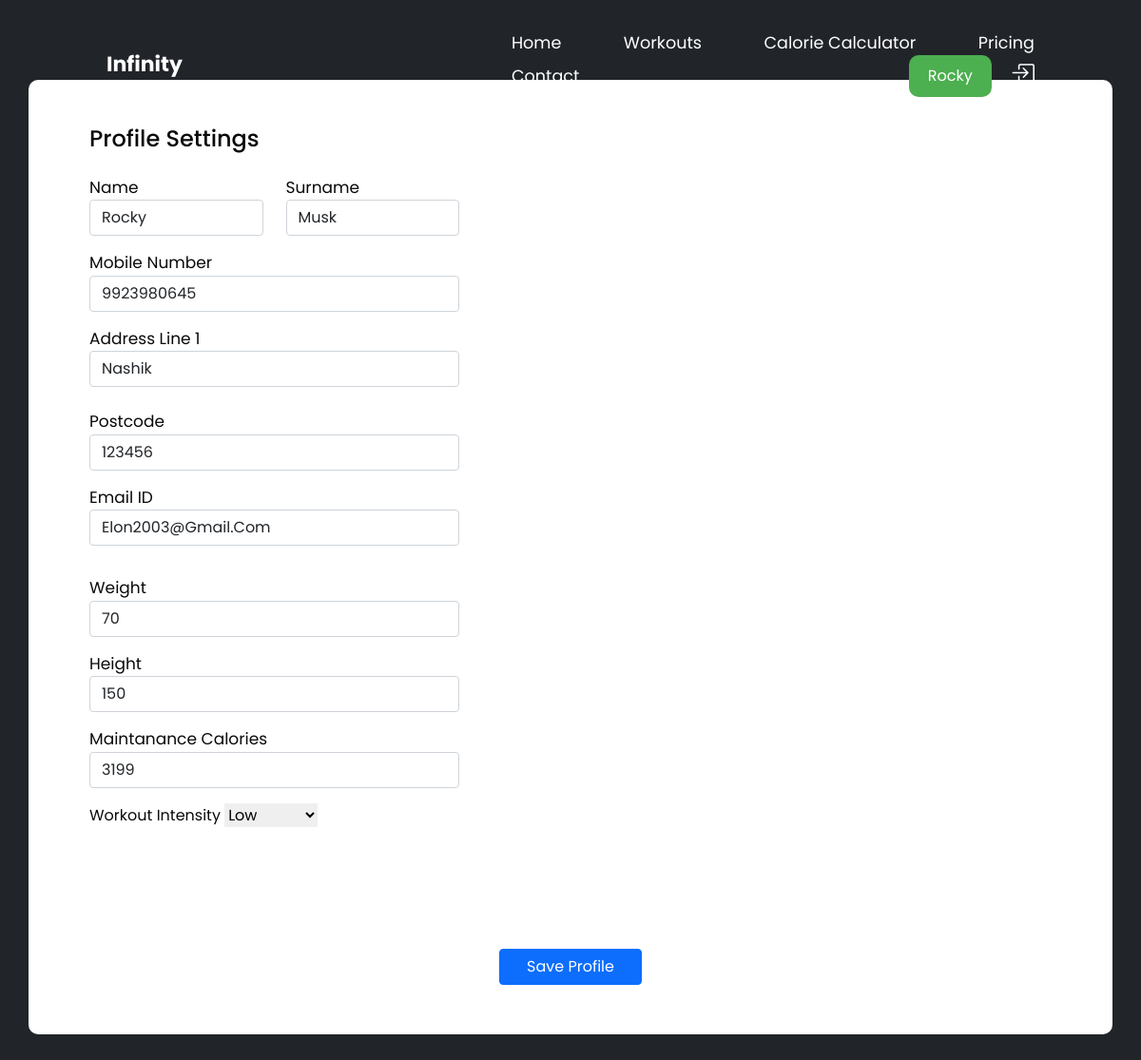
Screenshot of /profile (signed in) with the database file from the repository.
### Website/models.py (models this page shows)
class User(db.Model, UserMixin):
    __tablename__ = 'user'
    id = db.Column(db.Integer, primary_key=True)
    email = db.Column(db.String(150), unique=True, nullable=False)
    password = db.Column(db.String(100), nullable=False)
    First_name = db.Column(db.String(150), nullable=False)
    role=db.Column(db.String(10),nullable=False)

class UserInformation(db.Model, UserMixin):
    user_id = db.Column(db.Integer, db.ForeignKey('user.id'), nullable=False, unique=True, primary_key=True)
    user = db.relationship('User', backref=db.backref('user_information', lazy=True))
    First_Name = db.Column(db.String(30), nullable=False)
    Last_Name = db.Column(db.String(30), nullable=False)
    Email = db.Column(db.String(50), unique=True, nullable=False)
    Mobile=db.Column(db.Integer,unique=True,nullable=False)
    Address = db.Column(db.String(120), nullable=True)
    Postcode = db.Column(db.Integer, nullable=True)
    Weight = db.Column(db.Integer, nullable=False)
    Height = db.Column(db.Integer, nullable=False)
    M_calories = db.Column(db.Integer, nullable=False)
    Intensity = db.Column(db.String(10), nullable=True)

### Website/auth.py (the view, shortened to what this page needs)
@auth.route("/profile", methods=["GET", "POST"])
@login_required
def profile():
    check=UserInformation.query.filter_by(user_id=current_user.id).first()
    return render_template("profile.html", user=current_user,user_info=check)

### Website/__init__.py (called while the page is built)
def create_app():
    app = Flask(__name__)
    app.config["SECRET_KEY"] = "asr234dscx"
    app.config["SQLALCHEMY_DATABASE_URI"] = f"sqlite:///{DB_NAME}"
    app.config["SESSION_PERMANENT"] = False
    app.config["SESSION_TYPE"] = "filesystem"
    Session(app)
    db.init_app(app)
    from .views import views
    from .auth import auth
    app.register_blueprint(views, url_prefix="/")
    app.register_blueprint(auth, url_prefix="/")
    from .models import User
    with app.app_context():
        db.create_all()
    login_manager = LoginManager()
    login_manager.login_view = "auth.login"
    login_manager.init_app(app)
    @login_manager.user_loader
    def load_user(id):
        return User.query.get(int(id))
    return app

### Website/templates/profile.html (shortened to what this page needs)
{% extends "index.html" %}
{%block content%}
<head>
        <link rel="stylesheet" href="{{ url_for('static', filename='profile.css') }}">
        <link rel="stylesheet" href="https://cdn.jsdelivr.net/npm/bootstrap@5.0.0-alpha1/dist/css/bootstrap.min.css">
        <link rel="stylesheet"
                href="https://cdn.jsdelivr.net/npm/bootstrap@5.0.0-alpha1/dist/js/bootstrap.bundle.min.js">
        <link rel="stylesheet" href="https://cdnjs.cloudflare.com/ajax/libs/jquery/3.2.1/jquery.min.js">
        <link rel="stylesheet" href="https://cdn.jsdelivr.net/npm/bootstrap-icons@1.10.5/font/bootstrap-icons.css">
</head>
<body class="bg-dark">
        <form method="post">
                <div class="container rounded  mt-5 mb-5">
                        <div class="row">
                                <div class="col-md-5">
                                        <div class="p-3 py-5">
                                                {%if user_info%}
                                                <div class="d-flex justify-content-between align-items-center mb-3">
                                                        <h4 class="text-right">Profile Settings</h4>
                                                </div>
                                                <div class="row mt-2">
                                                        <div class="col-md-6"><label class="labels">Name</label><input
                                                                        type="text" class="form-control" name="fname"
                                                                        value='{{user_info.First_Name}}' required></div>
                                                        <div class="col-md-6"><label
                                                                        class="labels">Surname</label><input type="text"
                                                                        class="form-control" value='{{user_info.Last_Name}}' name="lname"
                                                                        required></div>
                                                </div>
                                                <div class="row mt-3">
                                                        <div class="col-md-12 mb-3"><label class="labels">Mobile
                                                                        Number</label><input type="number"
                                                                        class="form-control" name="num" value="{{user_info.Mobile}}"
                                                                        required>
                                                        </div>
                                                        <div class="col-md-12 mb-3"><label class="labels">Address Line
                                                                        1</label><input type="text" class="form-control"
                                                                        value="{{user_info.Address}}" name="address">
                                                                <br>
                                                                <div class="col-md-12 mb-3"><label
                                                                                class="labels">Postcode</label><input
                                                                                type="number" class="form-control"
                                                                                value="{{user_info.Postcode}}" name="postcode"></div>
                                                                <div class="col-md-12 mb-3"><label class="labels">Email
                                                                                ID</label><input type="email"
                                                                                class="form-control" value="{{user_info.Email}}"
                                                                                name="email" required></div>
                                                        </div>
                                                        <div class="col-md-12 mb-3"><label
                                                                        class="labels">Weight</label><input type="number"
                                                                        name="weight" class="form-control"
                                                                        value="{{user_info.Weight}}" required></div>
                                                        <br>
                                                        <div class="col-md-12 mb-3"><label
                                                                        class="labels">Height</label><input type="number"
                                                                        class="form-control" name="height" value="{{user_info.Height}}"
                                                                        required>
                                                        </div>
                                                        <br>
                                                        <div class="col-md-12 mb-3"><label class="labels">Maintanance
                                                                        Calories</label><input type="number"
                                                                        class="form-control" value="{{user_info.M_calories}}" name="mainc"
                                                                        required></div>
                                                        <br>
                                                        <div class="select">
                                                                Workout Intensity
                                                                <select name="intensity" id="" type="text" value="{{user_info.Intensity}}">
                                                                        <option value="Low">Low</option>
                                                                </select>
                                                        </div>
                                                        <br>
                                                </div>
                                                {%endif%}
                                        </div>
                                </div>
                        </div>
                        <div class="mt-5 text-center"><button class="btn btn-primary profile-button" type="submit">Save
                                        Profile</button>
                        </div>
                </div>
        </form>
</body>
{%endblock%}

### Website/templates/index.html (shortened to what this page needs)
<!doctype html>
<html lang="en">
<head>
    <link href="https://cdn.jsdelivr.net/npm/bootstrap@5.3.1/dist/css/bootstrap.min.css" rel="stylesheet"
>
    <link rel="stylesheet" href="{{ url_for('static', filename='style1.css') }}">
    <link rel="stylesheet" href="https://cdn.jsdelivr.net/npm/bootstrap-icons@1.10.5/font/bootstrap-icons.css">
</head>
<body>
    <header class="header">
        <a href="#" class="logo">
            <i class="fas fa-dumbbell"></i>Infinity
        </a>
        <nav class="navbar">
            <a href="/">Home</a>
            <a href="{{url_for('views.workout')}}">Workouts</a>
            <a href="{{url_for('auth.calorie')}}">Calorie Calculator</a>
            <a href="{{url_for('views.pricing')}}">Pricing</a>
            <a href="{{url_for('auth.contact')}}">Contact</a>
            {% if user.is_authenticated %}
            <div class="user-profile">
                <button class="profile-btn" onclick="toggleDropdown()">{{user.First_name}}</button>
                <a href="{{url_for('auth.logout')}}"><i style="font-size:25px;"
                        class="bi bi-box-arrow-in-right"></i></a>
                {%else%}
                <a href="{{url_for('auth.login')}}">Login</a>
                <a href="{{url_for('auth.signup')}}" class="btn">Sign Up</a>
                {%endif%}
                </div>
        </nav>
    </header>
    <div class="container">
        {% block content %}
        {% endblock %}
    </div>
</body>
</html>

### Website/static/style1.css (style rules this page uses)
* { margin: 0; padding: 0; outline: none; border: none; text-decoration: none; box-sizing: border-box; transition: 0.2s linear; text-transform: capitalize; font-family: "Poppins", sans-serif; }
body { background: #000; }
.btn { margin-top: 2rem; width: 150px; padding: 12px; color: #fff; background: tomato; font-size: 16px; border-radius: 4px; cursor: pointer; }
.header { position: fixed; top: 0; left: 0; right: 0; z-index: 1000; padding: 1.5rem 8%; display: flex; align-items: center; color: #fff; justify-content: space-between; }
.header .logo { font-size: 22px; font-weight: bolder; color: #fff; padding-right: 10px; margin-right: 20rem; }
.header .logo i { color: #fff; padding: 0.5rem; }
.header .logo { text-decoration: none; }
.header .navbar a { font-size: 1.1rem; margin: 0 1rem; color: #fff; text-decoration: none; }
.profile-btn { background-color: #4CAF50; color: white; padding: 10px 20px; border: none; cursor: pointer; border-radius: 10px; }
.user-profile { position: relative; display: inline-block; }

### Website/static/profile.css (style rules this page uses)
.container { color:rgb(10, 10, 10); height:auto; width:100%; margin-top:7%; background-color: white; border-radius:10px; }
.profile-button { background: rgb(99, 39, 120); box-shadow: none; border: none; margin-bottom:5%; }
.labels { font-size: 17px }

### rows the page displays
User: First_name "Rocky"
UserInformation: fname "Rocky", lname "Musk", num "9923980645", address "Nashik", postcode "123456", email "elon2003@gmail.com", weight "70", height "150", mainc "3199", intensity "Low"
